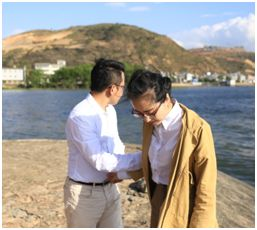
#> input picture classic/OpenCV/imgRepair/ori.jpg, 257 x 230 px
$ python imageRep.py
#> lines starting #> are read from the running program, lines starting #| are printed output that depends on the picture
#!/usr/bin/env python
# -*- coding: UTF-8 -*-
############################################################
#  Created on : 2018-7-31
#  Author : Joe Aaron
#  Email :  pant333@163.com
#  Description : 如何用python拯救一幅拍摄失败的图片？
#  https://zhuanlan.zhihu.com/p/28644779?utm_source=ZHShareTargetIDMore&utm_medium=social&utm_oi=37105992466432
############################################################
from __future__ import print_function

import matplotlib.pyplot as plt
from skimage import io
from skimage import exposure

image=io.imread('ori.jpg')
#> image is the input picture: shape (230, 257, 3); mean R, G, B 158.8, 152.7, 144.3

# 看看图片的类型，io.imread读取的过程，实际上将image转化成数组的形式
print(type(image)) #<class 'numpy.ndarray'>
#| <class 'numpy.ndarray'>
# 此时，可以打印出图片看一看,打开的图片也就是第一张大家看到的原图
plt.imshow(image)

#exposure.histogram
hist,bin_center=exposure.histogram(image)
#> hist = 256 values, max 8915 at index 255, min 25 at index 2, mean 692.7; bin_center = 256 values from 0 to 255
# bin_center为横轴,hist记录直方图的纵轴
fig,ax=plt.subplots(ncols=1)
ax.fill_between(bin_center,hist)

# 这里用到python中直方图均衡化函数 exposure.equalize_hist
equalization=exposure.equalize_hist(image)
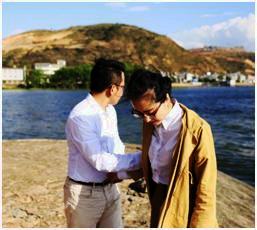
#> equalization: shape (230, 257, 3) float64; mean R, G, B 0.538, 0.508, 0.465
hist,bin_centers=exposure.histogram(equalization)
#> hist = 256 values, max 8915 at index 255, min 0 at index 41, mean 692.7; bin_centers = 256 values from 0.00287 to 0.998
fig,ax=plt.subplots(ncols=1)
#我们再看看equalize后的直方图
ax.fill_between(bin_centers,hist)
plt.imshow(equalization)
#赶紧保存吧
io.imsave('IMG_1634_mdf1.jpg',image)

#当然，我们也可以看看各个颜色通道的直方图分布
Rhist,Rbin_centers=exposure.histogram(equalization[:,:,0])#红色通道直方图
#> Rhist = 256 values, max 2260 at index 255, min 0 at index 41, mean 230.9; Rbin_centers = 256 values from 0.00287 to 0.998
Ghist,Gbin_centers=exposure.histogram(equalization[:,:,1])#绿色通道直方图
#> Ghist = 256 values, max 1357 at index 255, min 0 at index 41, mean 230.9; Gbin_centers = 256 values from 0.00287 to 0.998
Bhist,Bbin_centers=exposure.histogram(equalization[:,:,2])#蓝色通道直方图
#> Bhist = 256 values, max 5298 at index 255, min 0 at index 41, mean 230.9; Bbin_centers = 256 values from 0.00287 to 0.998
fig,(ax_r,ax_g,ax_b)=plt.subplots(ncols=3,figsize=(10,5))
ax_r.fill_between(Rbin_centers,Rhist)
ax_g.fill_between(Gbin_centers,Ghist)
ax_b.fill_between(Bbin_centers,Bhist)

#复古图首先要去掉RGB通道，将整个画面改成灰色
#python中skimage.color.rgb2gray()函数可达到效果
#> (the run stopped early here; a loop or call above may not have finished)
